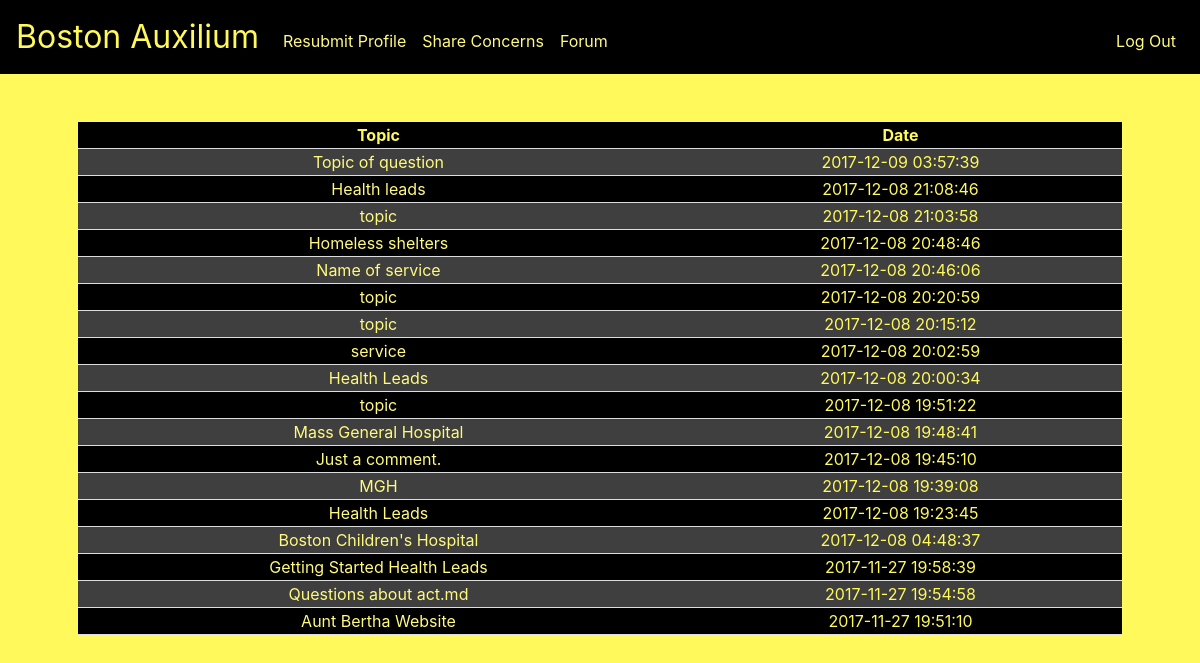
The app's page /discussion (signed in) with its own data.
### tables this page shows
CREATE TABLE 'posts' ('post_id' INTEGER PRIMARY KEY AUTOINCREMENT NOT NULL,'topic' TEXT NOT NULL,'question' TEXT NOT NULL, 'date_time'  DATETIME NOT NULL DEFAULT CURRENT_TIMESTAMP  );

### application.py (the view)
@app.route("/discussion")
@login_required
def discussion():
    posts = db.execute("SELECT post_id, topic, date_time FROM posts ORDER BY date_time DESC")
    return render_template("discussion.html", posts=posts)

### application.py (called while the page is built)
@app.after_request
def after_request(response):
    response.headers["Cache-Control"] = "no-cache, no-store, must-revalidate"
    response.headers["Expires"] = 0
    response.headers["Pragma"] = "no-cache"
    return response

### helpers.py (called while the page is built)
def login_required(f):
    @wraps(f)
    def decorated_function(*args, **kwargs):
        if session.get("user_id") is None:
            return redirect("/login")
        return f(*args, **kwargs)
    return decorated_function

### templates/discussion.html (shortened to what this page needs)
{% extends "layout.html" %}
{% block main %}
    <table>
        <thead>
            <tr>
                <th>Topic</th>
                <th>Date</th>
            </tr>
        </thead>
        <tbody>
            {% for post in posts %}
                <tr>
                    <td><a href="{{ url_for('thread', post_id=post.post_id) }}">{{ post.topic }}</a></td>
                    <td>{{ post.date_time }}</td>
                </tr>
            {% endfor %}
        </tbody>
    </table>
{% endblock %}

### templates/layout.html (shortened to what this page needs)
<!DOCTYPE html>
<html lang="en">
    <head>
        <link href="https://maxcdn.bootstrapcdn.com/bootstrap/4.0.0-beta.2/css/bootstrap.min.css" rel="stylesheet"/>
        <link href="/static/styles.css" rel="stylesheet"/>
    </head>
    <body>
        <nav class="navbar navbar-expand-md">
            <a class="navbar-brand" href="/"><span class="yellow">Boston Auxilium</span></a>
            <div class="collapse navbar-collapse" id="navbar">
                {% if session.user_id %}
                    <ul class="navbar-nav mr-auto mt-2">
                        <li class="nav-item"><a class="nav-link" href="/profile">Resubmit Profile</a></li>
                        <li class="nav-item"><a class="nav-link" href="/post">Share Concerns</a></li>
                        <li class="nav-item"><a class="nav-link" href="/discussion">Forum</a></li>
                    </ul>
                    <ul class="navbar-nav ml-auto mt-2">
                        <li class="nav-item"><a class="nav-link" href="/logout">Log Out</a></li>
                    </ul>
                {% else %}
                    <ul class="navbar-nav ml-auto mt-2">
                        <li class="nav-item"><a class="nav-link" href="/register">Register</a></li>
                        <li class="nav-item"><a class="nav-link" href="/login">Log In</a></li>
                    </ul>
                {% endif %}
            </div>
        </nav>
        <main class="container p-5">
            {% block main %}{% endblock %}
        </main>
    </body>
</html>

### static/styles.css (style rules this page uses)
nav { background-color: #fff95b; }
nav .navbar-brand { font-size: xx-large; background-color: black; }
nav .navbar-brand .yellow { color: #fff95b; background-color: black; }
main { overflow-x: auto; text-align: center; }
th, td { border-bottom: 1px solid #ddd; }
th { background-color: black; }
tr:nth-child(even) { background-color: black; }
table { background-color: #3f3f3f; color: #fff95b; width: 100%; text-align: center; }

### templates/layout.html (style rules this page uses)
body { background-color: #fff95b; }
nav { background-color: black; }
a { color: #fffa7f; }

### records on screen
posts: topic "Topic of question", date_time "2017-12-09 03:57:39"
posts: topic "Health leads", date_time "2017-12-08 21:08:46"
posts: topic "topic", date_time "2017-12-08 21:03:58"
posts: topic "Homeless shelters", date_time "2017-12-08 20:48:46"
posts: topic "Name of service", date_time "2017-12-08 20:46:06"
posts: topic "topic", date_time "2017-12-08 20:20:59"
posts: topic "topic", date_time "2017-12-08 20:15:12"
posts: topic "service", date_time "2017-12-08 20:02:59"
posts: topic "Health Leads", date_time "2017-12-08 20:00:34"
posts: topic "topic", date_time "2017-12-08 19:51:22"
posts: topic "Mass General Hospital", date_time "2017-12-08 19:48:41"
posts: topic "Just a comment.", date_time "2017-12-08 19:45:10"
posts: topic "MGH", date_time "2017-12-08 19:39:08"
posts: topic "Health Leads", date_time "2017-12-08 19:23:45"
posts: topic "Boston Children's Hospital", date_time "2017-12-08 04:48:37"
posts: topic "Getting Started Health Leads", date_time "2017-11-27 19:58:39"
posts: topic "Questions about act.md", date_time "2017-11-27 19:54:58"
posts: topic "Aunt Bertha Website", date_time "2017-11-27 19:51:10"
